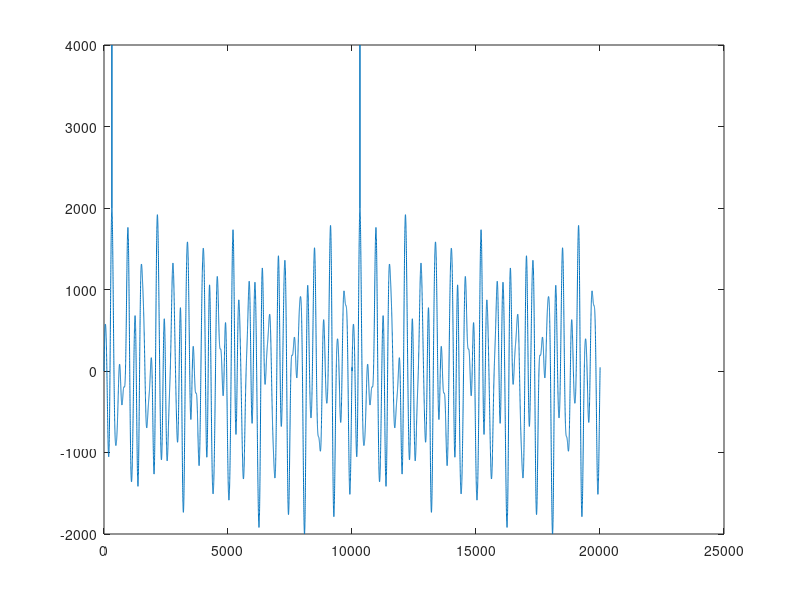

Write the MATLAB code that produced this figure. (Note: this script raises an error after producing the figure.)
% need to save as a csv 
% no more that 20k lines
% either 1000 or 10000 samples per second 
% integer values in micro amps

clear all
close all

%%%%%%%%%%%%%%%%%%%%%%%%%%%%%%%%% EDIT HERE %%%%%%%%%%%%%%%%%%%%%%%%%%%%%%%
% Provide some time with zero motion at the beginnign and end, if desired
sr=100;          	            % sample rate 1000 Hz
zpad=0;                         % sec at beginning runs padded with zeros
zpad_after = 0;                 % sec at the end of runs padded with zeros
cycles = 19;                     % number of cycles for the sine to run
freq = [0.16 0.33 0.43 0.61 ];       % Hz 1:*[0.07,0.18, 0.31], *[0.07,0.25, 0.33 ], [0.07,0.17, 0.27, .47 ],[0.07,0.19, 0.26, .48 ], *[0.07,0.19, 0.36  ];
ampl = [0.7 1 0.48 0.18 ];                % +/- deg 
% freq = [0.16 0.33 0.43 0.61 ];   %moore macdougall values
% ampl = [0.7 1 0.48 0.18 ];
amp_scale = -2000;
phase_shift = [0,0,0,0]; % [ pi/22, pi/22, pi/22, pi/22];%
time_shift = 800+1;% (Polaris)0, ~400, *800, *1400, *2000, x2100, ~5000, *7900, ~8600, x8800, *9600
code_path = pwd;
s1 = 'MacDougall_2mA_max4mA_100HzSampleNegShift8s.csv'; %s2 = num2str(freq(f)); s3= '_a'; s4 = num2str(ampl(a));
%s5 = '_vtilt_ttilt_on.txt';
%%%%%%%%%%%%%%%%%%%%%%%%%%%%%%%%%%%% EDIT HERE %%%%%%%%%%%%%%%%%%%%%%%%%%%%
filename = strcat(s1); %,s2,s3,s4,s5
%%%%%%%%%%%%%%%%%%%%%%%%%%%%%%%%%%%%%%%%%%%%%%%%%%%%%%%%%%%%%%%%%%%%%%%%%%%

%select where to save the GVS profile
[fname,fpath]=uiputfile(filename,'Select directory to save profiles to:');
cd(fpath)

%% TTS Tilt Profile
tramp = 1/freq(4)/2; % ensures its goes to full sine at a peak, so its smooth
tend = 2*tramp + cycles / freq(1);     % time required to do ramp up, # cycles, ramp down

% Sum of Sines
sinusoid = ampl' .* sin([1/sr:1/sr:tend].*freq'.*2*pi+phase_shift');
sinusoid = sinusoid';
L = length(sinusoid);


ramp_sine = zeros(L,length(ampl));
ramp = zeros(L,1);
for i = 1:L
    if i <= tramp*sr
        % ramp(i) = 1/tramp * (i/sr - tramp/(2*pi) * sin(2*pi*i/sr/tramp)); % This is sigmoidal ramp, which is better since it avoids jumps
        % ramp_sine(i,:) = ramp(i) * sinusoid(i,:);  % scale the profile by the ramp up
        ramp_sine(i,:) = sinusoid(i,:); % in the middle, do no scaling of the profile
        ramp(i) = 1;
    elseif i > L - tramp*sr
        irampdown = (i-(L-tramp*sr));
        ramp(i) = 1 - 1/tramp * (irampdown/sr - tramp/(2*pi) * sin(2*pi*irampdown/sr/tramp)); % sigmoidal ramp down
        ramp_sine(i,:) = ramp(i) * sinusoid(i,:); % scale the profile by the ramp down
    else
        ramp_sine(i,:) = sinusoid(i,:); % in the middle, do no scaling of the profile
        ramp(i) = 1;
    end
end

ttsSin = sum(ramp_sine,2);
% ttsSin = sum(sinusoid,2);

%%
% add in the zero padding at the beginning and end of the profile
Rcom = [zeros(zpad*sr,1); ttsSin; zeros(zpad_after*sr,1)];
max_amp = max(abs(Rcom));
Rcom = Rcom*amp_scale/max_amp;
max_val=(max(Rcom(1:10000)));
max_loc = find(Rcom(1:10000) == max_val);
Rcom(max_loc)= 4000;
% Rcom = floor([0 Rcom' 0 4000 0 -4000 0])'; %
% Rcom = floor([0 Rcom(1:10000)' ])'; %
Rcom = floor([0 Rcom(time_shift:10000)' Rcom(1:time_shift)']);
% Rcom = floor([0 Rcom(1:18368 )' 0 5000 0 -5000 0])'; %

plot([Rcom Rcom]);

writematrix(Rcom,filename)
cd(code_path)